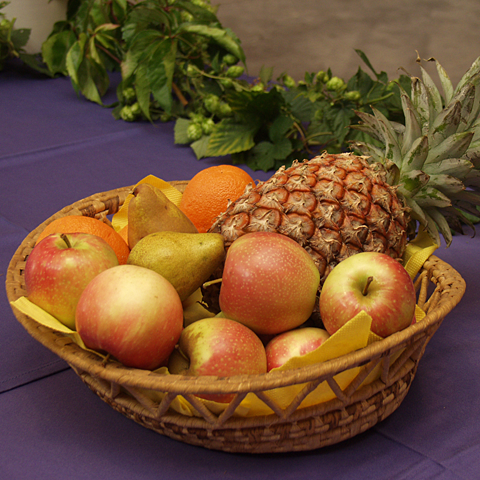
#> input picture aula10/Fruits-RGB.tif, 480 x 480 px
$ python ex2.py
#> lines starting #> are read from the running program, lines starting #| are printed output that depends on the picture; after the words box and inside, x2 and y2 are one past the last pixel; in counts of white or black regions, pixels touching at a corner belong together
# import
import numpy as np
import cv2

img2 = "lena.jpg"
img3 = "ireland-06-01.tif"
img = "Fruits-RGB.tif"

# Read the image
image = cv2.imread(img, cv2.IMREAD_UNCHANGED)
#> image is the input picture: shape (480, 480, 3); mean B, G, R 50.2, 79.3, 111.5

if np.shape(image) == ():
    # Failed Reading
    print("Image file could not be opened")
    exit(-1)

# Image characteristics
print("Image shape - {}".format(image.shape))
#| Image shape - (480, 480, 3)
print("Image Type: %s" % image.dtype)
#| Image Type: uint8

if len(image.shape) < 3:
    height, width = image.shape
    nchannels = 1
else:
    height, width, nchannels = image.shape
#> height = 480; width = 480; nchannels = 3

imcopy = image.copy()

if nchannels == 1: # gray
    for i in range(0, height, 20):
        cv2.line(imcopy, (i, 0), (i, height), (255))
        cv2.imshow("GRAY", imcopy)

    for i in range(0, width, 20):
        cv2.line(imcopy, (0, i), (width, i), (255))
        cv2.imshow("GRAY", imcopy)

else: # rgb
    for i in range(0, height, 20):
        cv2.line(imcopy, (i, 0), (i, height), (128, 128, 128))
        cv2.imshow("RGB", imcopy)
#> this loop made 24 passes
#> pass 2, `cv2.imshow("RGB", imcopy)`:
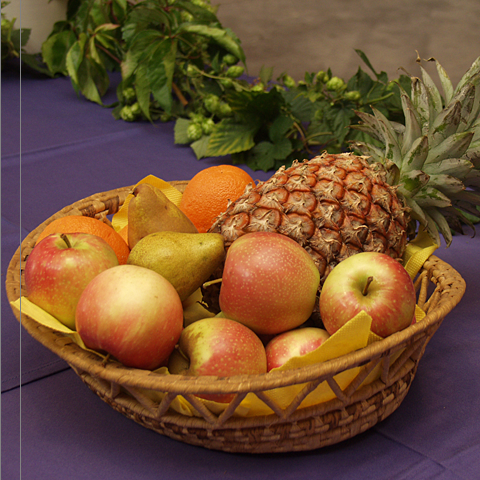
#> window 'RGB': shape (480, 480, 3); mean B, G, R 50.4, 79.5, 111.7
#> after the loop:
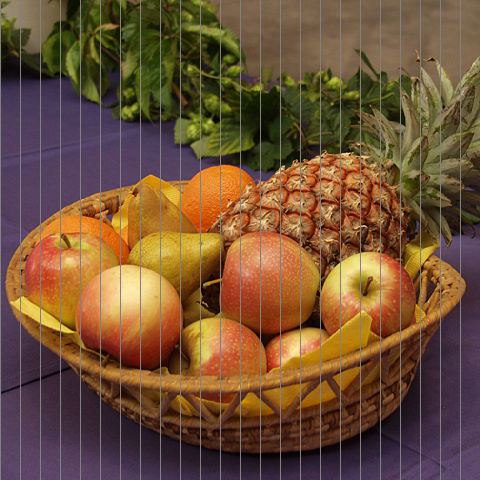
#> imcopy: shape (480, 480, 3); 5% of pixels changed, all inside (x1, y1, x2, y2) = (0, 0, 461, 480)

    for i in range(0, width, 20):
        cv2.line(imcopy, (0, i), (width, i), (128, 128, 128))
        cv2.imshow("RGB", imcopy)
#> this loop made 24 passes
#> pass 2, `cv2.imshow("RGB", imcopy)`:
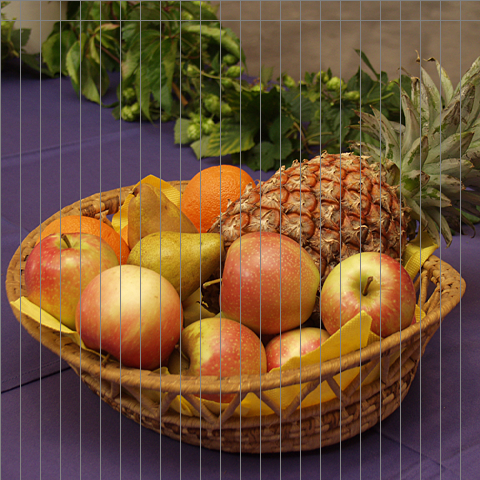
#> window 'RGB': shape (480, 480, 3); mean B, G, R 54.4, 81.9, 112.5
#> after the loop:
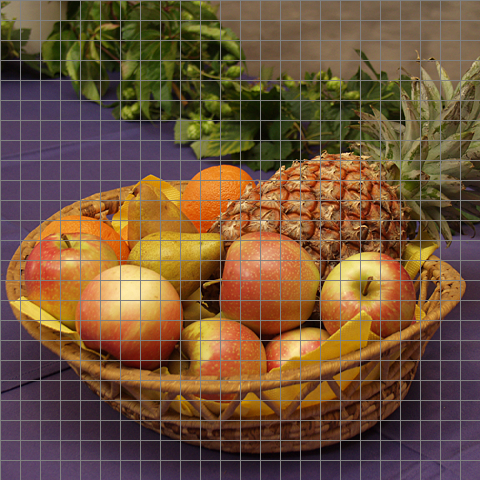
#> imcopy: shape (480, 480, 3); 4.75% of pixels changed, all inside (x1, y1, x2, y2) = (1, 0, 480, 461)


# Create a visualization window
# CV_WINDOW_AUTOSIZE : window size will depend on image size
cv2.namedWindow("Display window", cv2.WINDOW_AUTOSIZE)

# Show the image
cv2.imshow("Display window", image)

# Wait
cv2.waitKey(0)

# Destroy the window -- might be omitted
cv2.destroyAllWindows()
